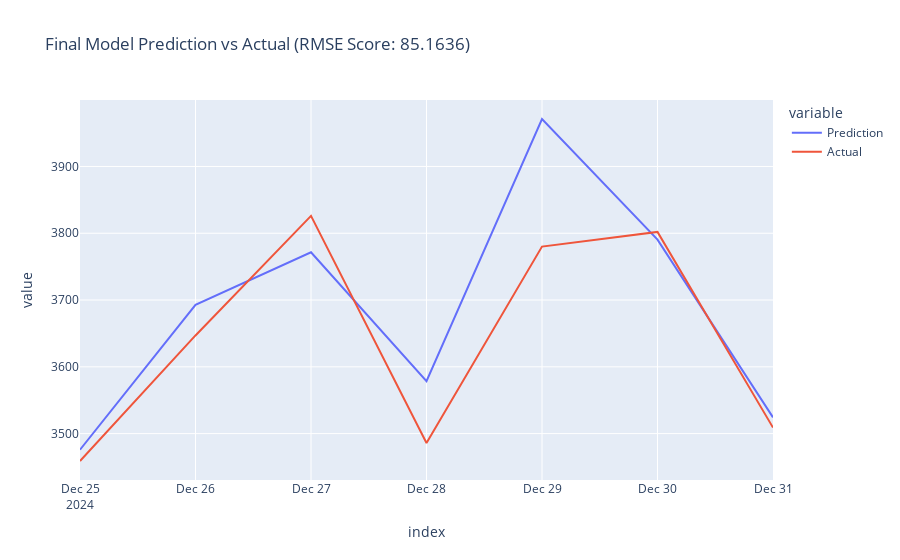

Source (notebook cell):
### Code cell
final_model_df = pd.DataFrame({"Prediction": y_pred, "Actual": y_test}, index=y_test.index)

fig = px.line(data_frame=final_model_df, 
              x=final_model_df.index, 
              y=["Prediction", "Actual"],
              title=f"Final Model Prediction vs Actual (RMSE Score: {rmse_score_final:.4f})"
              )
fig.show()

### Figure 1 — Plotly figure (JSON) as saved in the notebook; plotly's stock layout.template omitted (floating-point values rounded to 4 significant figures)
{"data": [{"hovertemplate": "variable=Prediction<br>index=%{x}<br>value=%{y}<extra></extra>", "legendgroup": "Prediction", "line": {"color": "#636efa", "dash": "solid"}, "marker": {"symbol": "circle"}, "mode": "lines", "name": "Prediction", "orientation": "v", "showlegend": true, "type": "scatter", "x": ["2024-12-25T00:00:00", "2024-12-26T00:00:00", "2024-12-27T00:00:00", "2024-12-28T00:00:00", "2024-12-29T00:00:00", "2024-12-30T00:00:00", "2024-12-31T00:00:00"], "xaxis": "x", "y": [3476.0, 3693.0, 3771.0, 3578.0, 3971.0, 3790.0, 3524.0], "yaxis": "y"}, {"hovertemplate": "variable=Actual<br>index=%{x}<br>value=%{y}<extra></extra>", "legendgroup": "Actual", "line": {"color": "#EF553B", "dash": "solid"}, "marker": {"symbol": "circle"}, "mode": "lines", "name": "Actual", "orientation": "v", "showlegend": true, "type": "scatter", "x": ["2024-12-25T00:00:00", "2024-12-26T00:00:00", "2024-12-27T00:00:00", "2024-12-28T00:00:00", "2024-12-29T00:00:00", "2024-12-30T00:00:00", "2024-12-31T00:00:00"], "xaxis": "x", "y": [3459, 3647, 3826, 3486, 3780, 3802, 3509], "yaxis": "y"}], "layout": {"legend": {"title": {"text": "variable"}, "tracegroupgap": 0}, "title": {"text": "Final Model Prediction vs Actual (RMSE Score: 85.1636)"}, "xaxis": {"anchor": "y", "domain": [0, 1], "title": {"text": "index"}}, "yaxis": {"anchor": "x", "domain": [0, 1], "title": {"text": "value"}}}}
